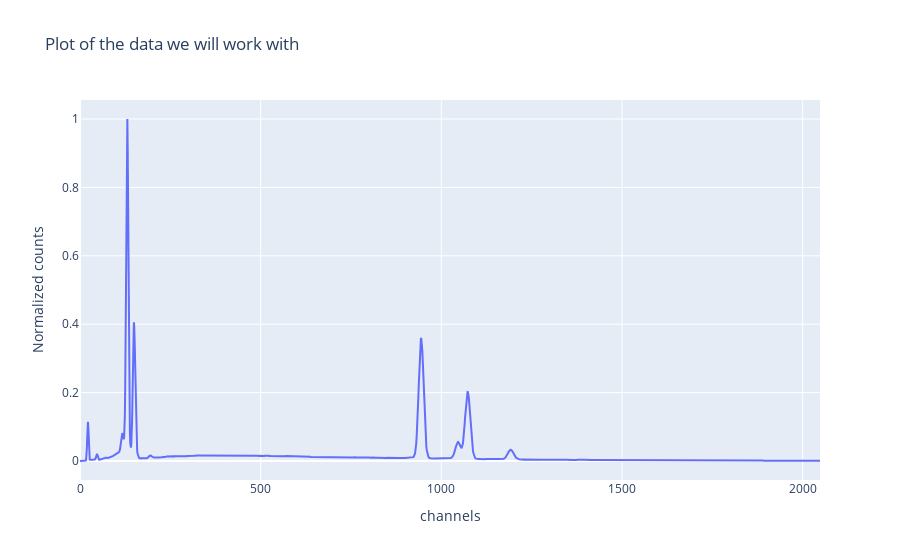

The notebook cell this image was saved under:
### Code cell
plot_lines(x_raw, y_raw, title='Plot of the data we will work with', xaxis_title='channels', yaxis_title='Normalized counts')

### Figure 1 — Plotly figure (JSON) as saved in the notebook; plotly's stock layout.template omitted (floating-point values rounded to 4 significant figures; data arrays with more than 128 entries replaced by an {"elided": "..."} marker saying what was removed)
{"data": [{"type": "scatter", "x": {"elided": "2048 float values"}, "y": {"elided": "2048 float values"}}], "layout": {"title": {"text": "Plot of the data we will work with"}, "xaxis": {"title": {"text": "channels"}}, "yaxis": {"title": {"text": "Normalized counts"}}}}
